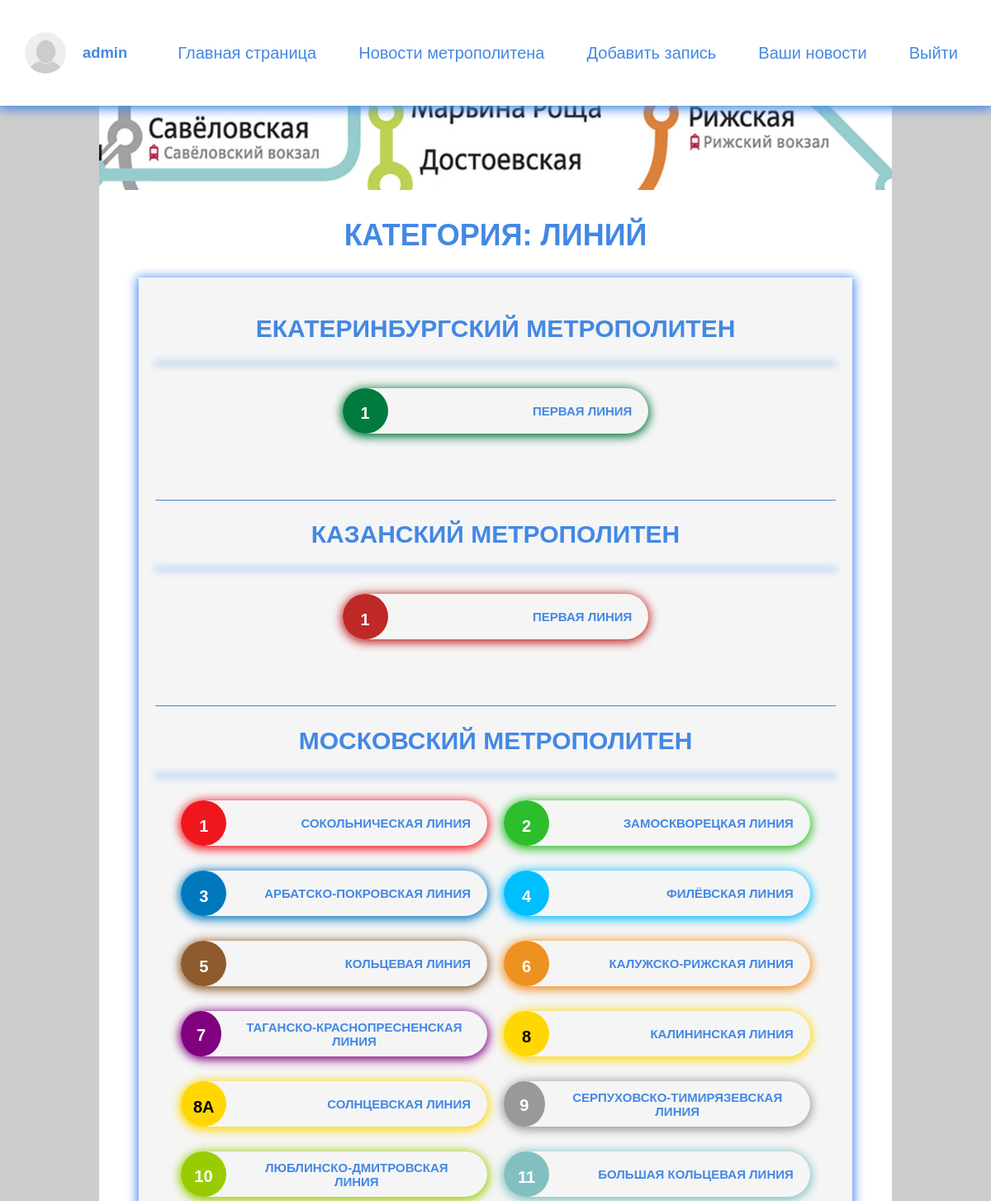
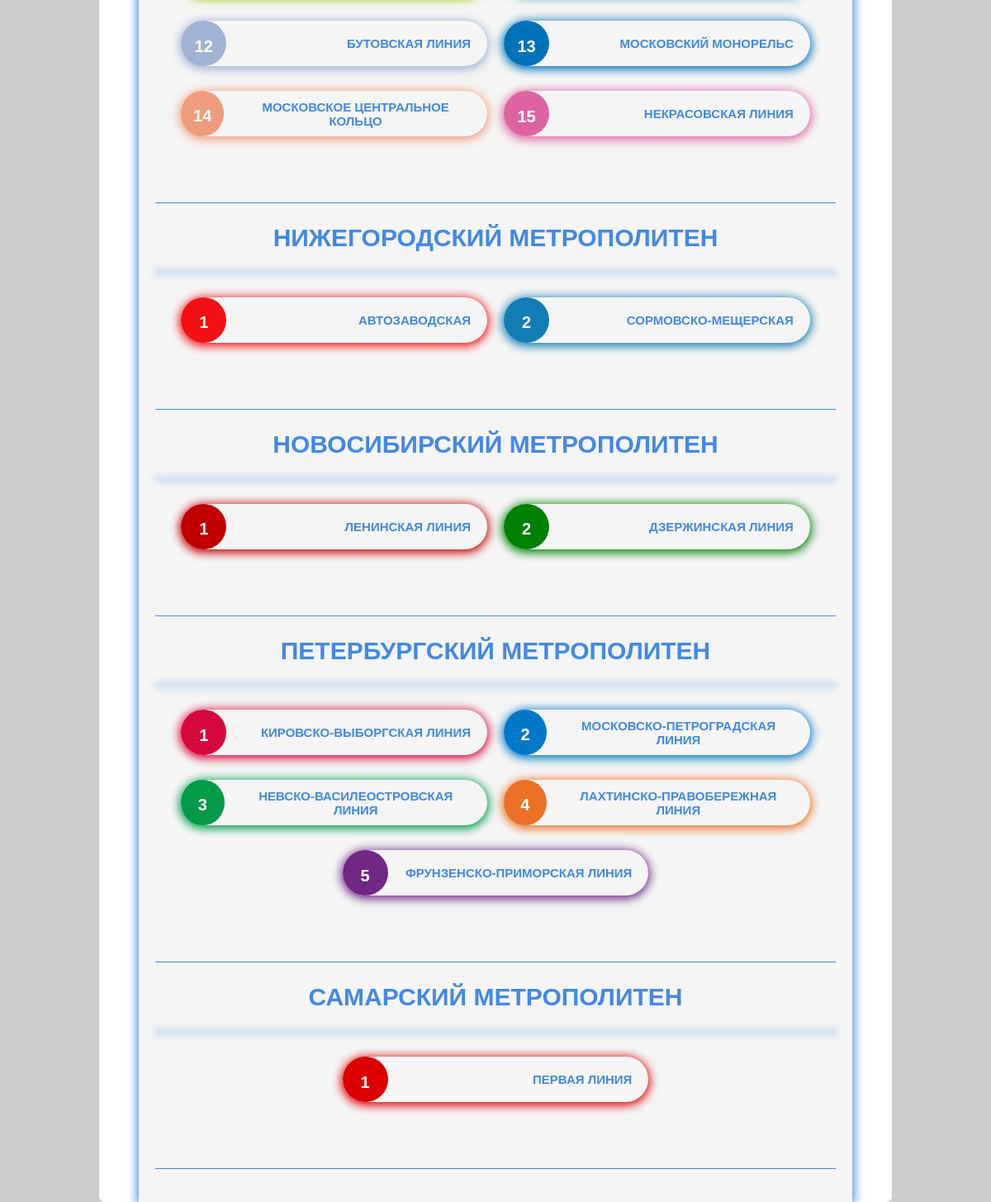
Screenshot of /wiki/line/ (signed in) with the database file from the repository (2 pictures, top to bottom).
### users/models.py (models this page shows, shortened)
class Profile(AbstractBaseUser, PermissionsMixin):
    username = models.CharField(max_length=150, unique=True, blank=True)
    email = models.EmailField(_('email_address'), unique=True, max_length=200)
    date_joined = models.DateTimeField(default=timezone.now)
    is_staff = models.BooleanField(default=False)
    is_active = models.BooleanField(default=True)
    image = models.ImageField(upload_to='avatars/%Y/%M/%D', default='avatars/avatar.jpg', blank=True)
    USERNAME_FIELD = 'username'
    REQUIRED_FIELDS = []
    objects = CustomUserManager()

### metro_wiki/models.py (models this page shows, shortened)
class City(models.Model):
    title = models.CharField(max_length=100, blank=False, verbose_name='Название метрополитена')
    slug = models.CharField(max_length=100, blank=False, unique=True, verbose_name='Ссылка')
    image = models.ImageField(upload_to='images/%Y/%M/%D', blank=True, verbose_name='Картинка')
    content = RichTextField(blank=True, null=True, verbose_name='Текст', config_name='extends')
    class Meta:
        verbose_name = 'Город'
        verbose_name_plural = 'Города'
        ordering = ['title']

class Line(models.Model):
    title = models.CharField(max_length=100, blank=False, verbose_name='Название линий')
    slug = models.CharField(max_length=100, blank=False, unique=True, verbose_name='Ссылка')
    content = RichTextField(blank=True, null=True, verbose_name='Текст', config_name='extends')
    number = models.CharField(max_length=3, blank=True, verbose_name='Номер линий')
    color_text = ColorField(default='#FFFFFF', verbose_name='Цвет текста')
    color = ColorField(default='#EF161E', verbose_name='Цвет')
    city = models.ForeignKey(City, on_delete=models.PROTECT, verbose_name='Город')
    image = models.ImageField(upload_to='images/%Y/%M/%D', blank=True, verbose_name='Картинка')
    def get_absolute_url(self):
        return reverse('line', kwargs={'line_slug': self.slug})
    class Meta:
        verbose_name = 'Линия'
        verbose_name_plural = 'Линии'
        ordering = ['number', 'title']

### metro_wiki/views.py (the view)
# urls.py: path('line/', Lines.as_view(), name='lines'),
class Lines(DataMixin, ListView):
    model = Line
    template_name = 'wiki/categories/lines.html'
    context_object_name = 'lines'
    def get_context_data(self, *, object_list=None, **kwargs):
        context = super().get_context_data(**kwargs)
        context['cities'] = City.objects.all
        context['lines'] = Line.objects.extra(select={'sorted_num': 'CAST(number AS INTEGER)'})\
            .order_by('sorted_num')
        context['post_user_count'] = Blog.objects.filter(owner=self.request.user).count
        c_def = self.get_user_context(title='Линий')
        return dict(list(context.items()) + list(c_def.items()))

### main_page/utils.py (called while the page is built)
    @staticmethod
    def get_user_context(**kwargs):
        context = kwargs
        context['menu'] = menu
        context['submenu'] = submenu
        context['cats'] = cats
        return context

### metro_wiki/templates/wiki/categories/lines.html (shortened to what this page needs)
{% extends 'main_page/base.html' %}
{% load static %}
{% block content %}
<main class="content post_style">
    <section class="wrap_post">
        <img class="preview_img" src="{% static 'images/lines.jpg' %}" alt="cities_image">
        <h1 class="cat_title">Категория: линий</h1>
        <ul class="cities_line_list">
            {% for city in cities %}
            <li>
                <h1>{{ city.title }}</h1>
                <ul class="vertical_lines_cat_list">
                    {% for line in lines %}
                    {% if line.city == city %}
                    <li class="element color_hover"
                        style="box-shadow: 0px 2px 12px 2px {{ line.color }}; --ch:{{ line.color }};">
                        <a href="{{ line.get_absolute_url }}">
                            <div class="circle_line" style="background: {{ line.color }};">
                                <p style="color: {{ line.color_text }};">{{ line.number }}</p>
                            </div>
                            <h2 style="--cth:{{ line.color_text }};">{{ line.title | truncatechars:50 }}</h2>
                        </a>
                    </li>
                    {% endif %}
                    {% endfor %}
                </ul>
                <hr class="hr-line">
            </li>
            {% endfor %}
        </ul>
    </section>
</main>
{% endblock %}

### main_page/templates/main_page/navbar.html (shortened to what this page needs)
{% load static %}
<header class="menu">
    <section class="wrap_navbar">
        <ul class="navbar">
            {% if request.user.is_authenticated %}
            <li class="logo">
                <div>
                    <img src="{{ user.image.url }}" alt="{{ user.username }}" class="avatar">
                    <p>{{ user.username }}</p>
                </div>
            </li>
            {% else %}
            <li class="logo"><a href="{% url 'main' %}">MetroPedia</a></li>
            {% endif %}
            {% for m in menu %}
            <li><a href="{% url m.url_name %}">{{ m.title }}</a></li>
            {% endfor %}
            {% if request.user.is_staff %}
            <li><p class="p-as-a">Добавить запись</p>
            </li>
            {% elif request.user.is_authenticated %}
            <li><a href="{% url 'add_post' %}">Преложить новость</a></li>
            {% endif %}
            {% if post_user_count > 0 and request.user.is_authenticated and not request.user.is_staff %}
            <li><a href="{% url 'post_user_list' %}">Преложенные новости</a></li>
            {% elif post_user_count > 0 and request.user.is_staff %}
            <li><a href="{% url 'post_user_list' %}">Ваши новости</a></li>
            {% endif %}
            {% if request.user.is_authenticated %}
            <li><a href="{% url 'logout' %}">Выйти</a></li>
            {% else %}
            <li>
                <a href="{% url 'register' %}">Регистрация</a> |
                <a href="{% url 'login' %}">Войти</a>
            </li>
            {% endif %}
        </ul>
    </section>
</header>

### main_page/static/style/style.css (style rules this page uses)
*, *::before, *::after { box-sizing: border-box; }
body { margin: 0; padding: 0; font-family: Arial, Helvetica, sans-serif; background-color: #ccc; }
main { margin-top: 132px; }
.wrap_navbar { max-width: 1250px; margin: 0 auto; padding: 10px 30px; }
.wrap_post { max-width: 80%; margin: 0 auto; background-color: #fff; border-radius: 7px; }
.menu { position: fixed; z-index: 999; width: 100%; top: 0px; background: #ffffff; box-shadow: 0px 2px 12px 2px #4388e4;; }
ul { list-style: none; padding: 0; padding-bottom: 40px; }
.menu ul { display: flex; justify-content: space-between; align-items: center; font-size: 20px; padding-bottom: 0; }
.menu .logo { color: #4388e4; }
.logo div { display: flex; align-items: center; }
.logo div p { margin: 0 20px; font-weight: bold; }
a { text-decoration: none; }
.menu a { color: #4388e4; }
.avatar { object-fit: cover; width: 50px; height: 50px; border-radius: 50%; }
h1 { text-align: center; }
h1, h2, h4 { color: #4388e4; text-transform: uppercase; }
p { line-height: 1.4; font-size: 0.92em; }
.navbar li { text-align: center; display: flex }
.navbar a { padding: 0 10px; display: block; transition: .4s ease-in-out; }
@media (min-width: 600px) { .navbar>li { position: relative; } }
@media (min-width: 600px) { .navbar>li:after { position: absolute; right: 0; width: 1px; height: 12px; top: 24px; box-shadow: 4px -2px 0 #d2d2d2; transform: rotate(30deg); } }
@media (min-width: 600px) { .navbar>li:last-child:after { background: none; box-shadow: none; } }
.p-as-a { padding: 0 10px; font-size: 20px; display: block; transition: .4s ease-in-out; color: #4388e4; }
.main_sect, h2 { text-align: center; }
.hr-line { margin: 20px 0; padding: 0; height: 0; border: none; border-top: 1px solid #4388e4; }
.cat_title { text-align: center; font-size: 36px; }
.content li { margin-bottom: 20px; font-size: 20px; }
.content a { color: #000; display: block; }
.post_style { margin-top: 110px; }
.element { display: flex; flex-direction: column; margin: 10px; }
.element a { height: 100%; position: relative; display: flex; flex-direction: column; justify-content: space-between; }
.element a h2 { margin: 0 20px; font-size: 22px; }
.element a p { margin: 0 20px; font-size: 18px; color: #000000; text-decoration: none; }
.preview_img { object-fit: cover; width: 100%; height: 120px; }
.cities_line_list { width: 90%; padding: 20px; margin: 0 auto; text-align: center; box-shadow: 0px 2px 12px 2px #4388e4;; background: #F5F5F5 }
.vertical_lines_cat_list { margin: 0; display: flex; flex-direction: row; justify-content: center; flex-wrap: wrap; }
.vertical_lines_cat_list .element, .vertical_station_cat_list .element { width: 45%; }
.vertical_list .element, .vertical_lines_cat_list .element, .vertical_station_cat_list .element { height: 55px; border-radius: 27.5px; }
.vertical_list .element a, .vertical_lines_cat_list a, .vertical_stations_list .element .vertical_stations_info_block .line_link_text, .vertical_station_cat_list a { flex-direction: row; }
.vertical_list .element a h2, .vertical_lines_cat_list .element a h2 { font-size: 15px; display: flex; align-items: center; }
.circle_line { width: 55px; height: 55px; border-radius: 50%; }
.vertical_list .element a .circle_line p, .vertical_lines_cat_list .element a p { margin: 0; text-align: center; margin-top: 30%; font-size: 20px; font-weight: bold; }

### rows the page displays
Profile: image (placeholder picture), username "admin"
City: title "ЕКАТЕРИНБУРГСКИЙ МЕТРОПОЛИТЕН"
Line: number "1", title "ПЕРВАЯ ЛИНИЯ"
City: title "КАЗАНСКИЙ МЕТРОПОЛИТЕН"
Line: number "1", title "ПЕРВАЯ ЛИНИЯ"
City: title "МОСКОВСКИЙ МЕТРОПОЛИТЕН"
Line: number "1", title "СОКОЛЬНИЧЕСКАЯ ЛИНИЯ"
Line: number "2", title "ЗАМОСКВОРЕЦКАЯ ЛИНИЯ"
Line: number "3", title "АРБАТСКО-ПОКРОВСКАЯ ЛИНИЯ"
Line: number "4", title "ФИЛЁВСКАЯ ЛИНИЯ"
Line: number "5", title "КОЛЬЦЕВАЯ ЛИНИЯ"
Line: number "6", title "КАЛУЖСКО-РИЖСКАЯ ЛИНИЯ"
Line: number "7", title "ТАГАНСКО-КРАСНОПРЕСНЕНСКАЯ ЛИНИЯ"
Line: number "8", title "КАЛИНИНСКАЯ ЛИНИЯ"
Line: number "8А", title "СОЛНЦЕВСКАЯ ЛИНИЯ"
Line: number "9", title "СЕРПУХОВСКО-ТИМИРЯЗЕВСКАЯ ЛИНИЯ"
Line: number "10", title "ЛЮБЛИНСКО-ДМИТРОВСКАЯ ЛИНИЯ"
Line: number "11", title "БОЛЬШАЯ КОЛЬЦЕВАЯ ЛИНИЯ"
Line: number "12", title "БУТОВСКАЯ ЛИНИЯ"
Line: number "13", title "МОСКОВСКИЙ МОНОРЕЛЬС"
Line: number "14", title "МОСКОВСКОЕ ЦЕНТРАЛЬНОЕ КОЛЬЦО"
Line: number "15", title "НЕКРАСОВСКАЯ ЛИНИЯ"
City: title "НИЖЕГОРОДСКИЙ МЕТРОПОЛИТЕН"
Line: number "1", title "АВТОЗАВОДСКАЯ"
Line: number "2", title "СОРМОВСКО-МЕЩЕРСКАЯ"
City: title "НОВОСИБИРСКИЙ МЕТРОПОЛИТЕН"
Line: number "1", title "ЛЕНИНСКАЯ ЛИНИЯ"
Line: number "2", title "ДЗЕРЖИНСКАЯ ЛИНИЯ"
City: title "ПЕТЕРБУРГСКИЙ МЕТРОПОЛИТЕН"
Line: number "1", title "КИРОВСКО-ВЫБОРГСКАЯ ЛИНИЯ"
Line: number "2", title "МОСКОВСКО-ПЕТРОГРАДСКАЯ ЛИНИЯ"
Line: number "3", title "НЕВСКО-ВАСИЛЕОСТРОВСКАЯ ЛИНИЯ"
Line: number "4", title "ЛАХТИНСКО-ПРАВОБЕРЕЖНАЯ ЛИНИЯ"
Line: number "5", title "ФРУНЗЕНСКО-ПРИМОРСКАЯ ЛИНИЯ"
City: title "САМАРСКИЙ МЕТРОПОЛИТЕН"
Line: number "1", title "ПЕРВАЯ ЛИНИЯ"

### other values shown
{{ m.title }} "Главная страница" "Новости метрополитена"
